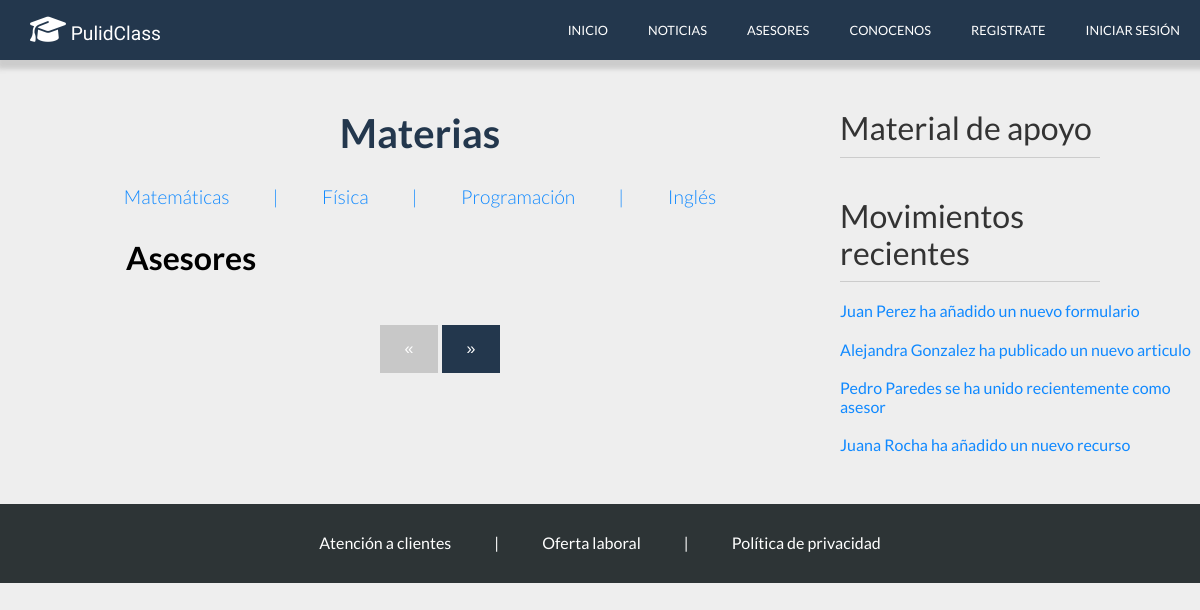
The app's page /asesores.php, older data.
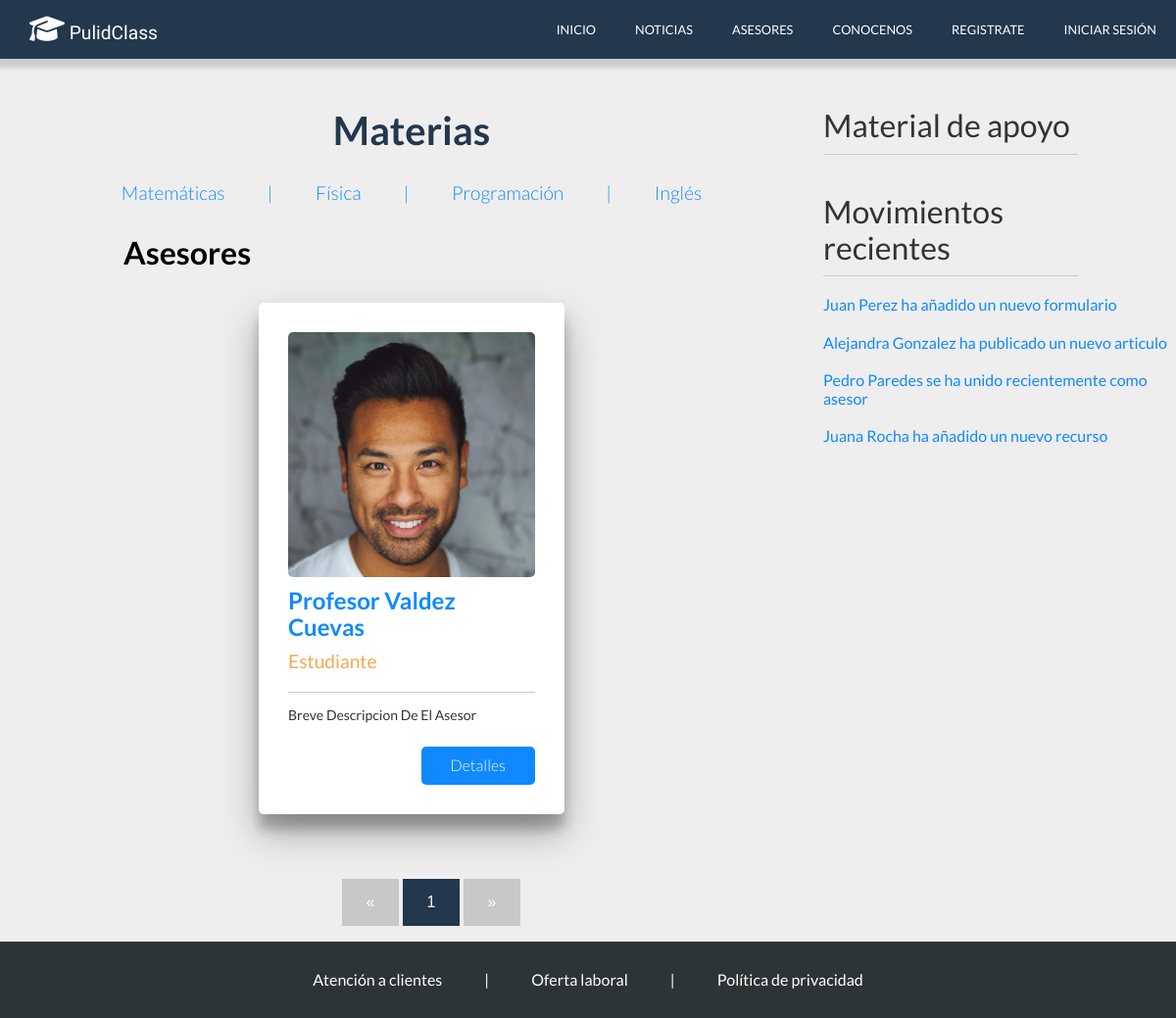
The same page, newer data.
### tables this page shows
CREATE TABLE `asesor` (
  `Id_Asesor` int(11) NOT NULL AUTO_INCREMENT,
  `Nombre_Usuario` varchar(30) NOT NULL,
  `Edad` int(11) DEFAULT NULL,
  `Grado_Estudios` varchar(40) DEFAULT NULL,
  `Nombres` varchar(50) DEFAULT NULL,
  `A_Paterno` varchar(30) DEFAULT NULL,
  `A_Materno` varchar(30) DEFAULT NULL,
  `Ocupacion` varchar(50) DEFAULT NULL,
  `Descripcion` varchar(250) DEFAULT NULL,
  `Correo` varchar(70) DEFAULT NULL,
  `Telefono` varchar(16) DEFAULT NULL,
  `Foto` text,
  PRIMARY KEY (`Id_Asesor`)
);

### asesores.php (called while the page is built, shortened)
<?php session_start();
    require('conexion.php');
    $statement = $conexion->prepare('SELECT * FROM Asesor');
    $statement->execute();
    $asesores=$statement->fetchAll();
    $pagina = isset($_GET['pagina']) ? (int)$_GET['pagina'] : 1;
    $postPorPagina = 4;
    $inicio = ($pagina > 1) ? ($pagina * $postPorPagina - $postPorPagina) : 0 ;
    $asesores_page = $conexion->prepare("SELECT SQL_CALC_FOUND_ROWS * FROM asesor LIMIT $inicio, $postPorPagina");
    $asesores_page->execute();
    $asesores_page= $asesores_page->fetchAll();
    $totalAsesores = $conexion->query('SELECT FOUND_ROWS() as total');
    $totalAsesores = $totalAsesores->fetch()['total'];
    $numeroPaginas = ceil($totalAsesores / $postPorPagina);
    require('views/asesores.view.php');
?>

### views/asesores.view.php (the view, shortened to what this page needs)
<!DOCTYPE html>
<html lang="en">
<head>
    <link rel="stylesheet" href="css/normalize.css">
    <link rel="stylesheet" href="css/asesores/estilos.css">
</head>
<body>
    <header>
        <div class="menu">
            <div class="logo">
                <a href="index.php"><h2 class="page-name"><i class="fas fa-graduation-cap"></i> PulidClass</h2></a>
            </div>
            <nav>
                <a href="index.php">Inicio</a>
                <a href="noticias.php">Noticias</a>
                <a href="asesores.php">Asesores</a>
                <a href="conocenos.php">Conocenos</a>
                <?php if(isset($_SESSION['cliente'])): ?>
                    <a href="perfil.php">Perfil</a>
                    <a href="logout.php">Cerrar Sesión</a>
                <?php elseif(isset($_SESSION['admin'])): ?>
                    <a href="admin.php">Perfil</a>
                    <a href="logout.php">Cerrar Sesión</a>
                <?php elseif(isset($_SESSION['asesor'])): ?>
                    <a href="perfil_asesor.php">Perfil</a>
                    <a href="logout.php">Cerrar Sesión</a>
                <?php else: ?>
                    <a href="register.php">Registrate</a>
                    <a href="login.php">Iniciar Sesión</a>
                <?php endif; ?>
            </nav>
        </div>
    <main>
        <div class="asesores">
            <div class="filtrado">
                <h3 class="titulo">Materias</h3>
                <a href="#">Matemáticas</a>
                <a href="#" class="separador"> | </a>
                <a href="#">Física</a>
                <a href="#" class="separador"> | </a>
                <a href="#">Programación</a>
                <a href="#" class="separador"> | </a>
                <a href="#">Inglés</a>
            </div>
            <div class="grid">
                <div class="titulo">
                    <h3>Asesores</h3>
                </div>
                <?php
                    foreach($asesores_page as $asesor){
                    $nombre=$asesor['Nombres']." ".$asesor['A_Paterno']." ".$asesor['A_Materno'];
                    $ocupacion=$asesor['Ocupacion'];
                    $descripcion=$asesor['Descripcion'];
                    $foto=$asesor['Foto'];
                ?>
                <div class="asesor">
                    <form enctype="multipart/form-data" action="asesor.php" method="GET">
                        <div class="foto">
                            <img src="<?php echo $foto?>" alt="">
                        </div>
                        <p class="nombre"><?php echo $nombre ?></p>
                        <p class="ocupacion"><?php echo $ocupacion ?></p>
                        <p class="descripcion"><?php echo $descripcion ?></p>
                        <input type="submit" value="Detalles">
                    </form>
                </div>
                <?php
                }
                ?>
            </div>
            <div class="paginacion">
                    <ul>
                        <?php if($pagina == 1): ?>
                            <li class="disabled">&laquo;</li>
                        <?php else: ?>
                            <li><a href="?pagina=<?php echo $pagina - 1 ?>">&laquo;</a></li>
                        <?php endif; ?>
                        <?php
                            for($i = 1; $i <= $numeroPaginas; $i++){
                                if ($pagina === $i) {
                                    echo "<li class='active'><a href='?pagina=$i'>$i</a></li>";
                                } else {
                                    echo "<li><a href='?pagina=$i'>$i</a></li>";
                                }
                            }
                        ?>
                        <?php if($pagina == $numeroPaginas): ?>
                            <li class="disabled">&raquo;</li>
                        <?php else: ?>
                            <li><a href="?pagina=<?php echo $pagina + 1 ?>">&raquo;</a></li>
                        <?php endif; ?>
                    </ul>
            </div>
        </div>
        <div class="recursos">
        <h2>Material de apoyo</h2>
            <div class="movimientos">
                <h3>Movimientos recientes</h3>
                <a href="#">Juan Perez ha añadido un nuevo formulario</a>
                <a href="#">Alejandra Gonzalez ha publicado un nuevo articulo</a>
                <a href="#">Pedro Paredes se ha unido recientemente como asesor</a>
                <a href="">Juana Rocha ha añadido un nuevo recurso</a>
            </div>
        </div>
    </main>
    <footer>
    <div class="info">
            <a href="#">Atención a clientes</a>
            <a href="#" class="separador"> | </a>
            <a href="#">Oferta laboral</a>
            <a href="#" class="separador"> | </a>
            <a href="politicas.php">Política de privacidad</a>
        </div>
    </footer>
</body>
</html>

### css/asesores/estilos.css (style rules this page uses)
header .menu { background: #23374d; color: #fff; display: flex; box-shadow: 3px 3px 5px 6px #ccc; height: 60px; }
header .menu .logo { display: flex; flex-direction: row; flex-wrap: wrap; align-items: center; width: 20%; padding: 10px; }
header .menu .logo a { color: white; text-decoration: none; }
header .menu .logo a h2 { margin: 0 20px; font-family: "Titillium Web", sans-serif; font-size: 1.2em; font-weight: 300; }
header .menu .logo a h2 i { font-size: 1.5em; }
header .menu nav { text-transform: uppercase; width: 80%; display: flex; flex-direction: row; flex-wrap: wrap; align-items: center; justify-content: flex-end; text-align: right; }
header .menu nav a { font-size: 0.8em; margin: 0 20px; text-decoration: none; color: #fff; transition: all 0.3s ease; }
main .asesores { float: left; width: 70%; }
main .asesores .filtrado { text-align: center; }
main .asesores .filtrado .titulo { margin: 0; margin-top: 50px; margin-bottom: 30px; font-size: 2.5em; color: #23374d; }
main .asesores .filtrado a { text-decoration: none; color: #1089ff; font-size: 1.2em; font-weight: 300; margin: 0 20px; }
main .asesores .filtrado .separador { pointer-events: none; cursor: default; }
main .asesores .grid { display: flex; flex-direction: row; flex-wrap: wrap; justify-content: center; }
main .asesores .grid .titulo { width: 100%; margin-left: 15%; }
main .asesores .grid .titulo h3 { font-size: 2em; }
main .asesores .grid .asesor { background: #fff; width: 30%; position: relative; padding: 30px; border-radius: 5px; margin: 0 50px; margin-bottom: 50px; box-shadow: 0 19px 38px rgba(0, 0, 0, 0.3), 0 15px 12px rgba(0, 0, 0, 0.22); }
main .asesores .grid .asesor p { margin: 0; }
main .asesores .grid .asesor .foto { margin: 0 auto; overflow: hidden; border-radius: 5px; height: 250px; }
main .asesores .grid .asesor .foto img { width: 100%; }
main .asesores .grid .asesor .nombre { margin-top: 10px; font-size: 1.5em; font-weight: 700; color: #1089ff; margin-bottom: 10px; }
main .asesores .grid .asesor .ocupacion { font-size: 1.2em; font-weight: 400; color: #f3a953; margin-bottom: 10px; padding-bottom: 20px; border-bottom: 1px solid #ccc; }
main .asesores .grid .asesor .descripcion { font-size: 0.875em; line-height: 1.8em; color: #333; margin-bottom: 20px; }
main .asesores .grid .asesor input[type='submit'] { background: #1089ff; text-decoration: none; padding: 10px 30px; float: right; color: #fff; font-weight: 300; border-radius: 5px; border-style: none; transition: 0.3s all ease; }
main .asesores .paginacion { display: block; text-align: center; }
main .asesores .paginacion ul { list-style: none; }
main .asesores .paginacion ul .disabled { background: #c8c8c8; display: inline-block; font-family: "Oswald", Arial, helvetica, sans-serif; padding: 15px 25px; cursor: not-allowed; color: #fff; text-decoration: none; }
main .asesores .paginacion ul li { line-height: normal; text-decoration: none; display: inline; }
main .asesores .paginacion ul li a { display: inline-block; font-family: "Oswald", Arial, helvetica, sans-serif; padding: 15px 25px; background: #23374d; color: #fff; text-decoration: none; }
main .recursos { margin-top: 50px; float: left; width: 30%; color: #333; }
main .recursos h2 { font-size: 2em; margin: 0; margin-right: 100px; padding-bottom: 10px; border-bottom: 1px solid #ccc; font-weight: 400; }
main .recursos .movimientos { margin-bottom: 50px; }
main .recursos .movimientos h3 { font-size: 2em; margin: 0; margin-right: 100px; padding-bottom: 10px; margin-top: 40px; border-bottom: 1px solid #ccc; font-weight: 400; }
main .recursos .movimientos a { display: block; text-decoration: none; color: #1089ff; margin: 20px 0; }
footer { clear: both; background: #2d3436; }
footer .info { padding: 30px 0; text-align: center; }
footer .info a { text-decoration: none; color: #fff; margin: 0 20px; }
footer .info .separador { pointer-events: none; cursor: default; }
body { background: #eeeeee; font-size: 16px; font-family: "Lato", sans-serif; }

Row changes from the older to the newer data that the page shows:
added asesor: Foto (picture), nombre "Profesor Valdez Cuevas", Ocupacion "Estudiante", Descripcion "Breve Descripcion De El Asesor"
Text that changed along with them:
new list line: "1"
